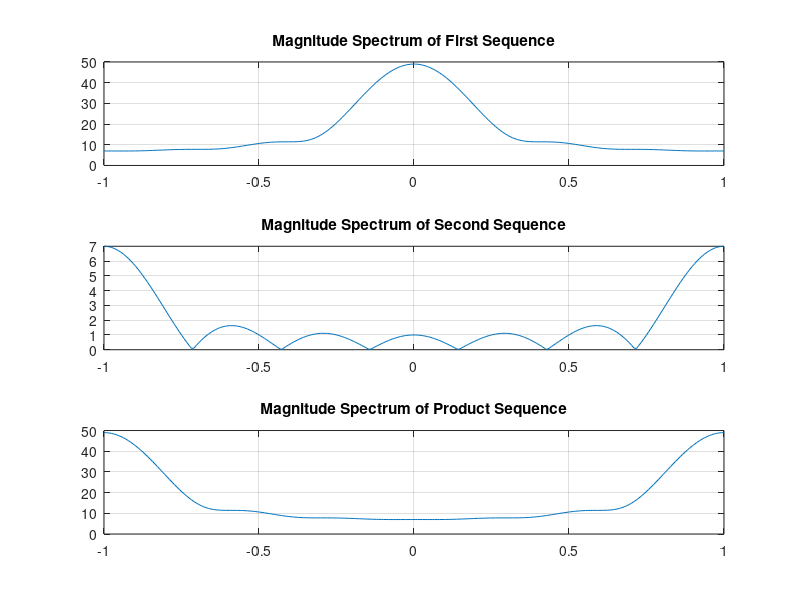

The MATLAB script that drew this image:
% Program P3_5
% Modulation Property of DTFT
clf;
w = -pi:2*pi/255:pi;
x1 = [1 3 5 7 9 11 13  ];
x2 = [1 -1 1 -1 1 -1 1  ];
y = x1.*x2;
h1 = freqz(x1, 1, w);
h2 = freqz(x2, 1, w);
h3 = freqz(y,1,w);
subplot(3,1,1)
plot(w/pi,abs(h1));grid
title('Magnitude Spectrum of First Sequence')
subplot(3,1,2)
plot(w/pi,abs(h2));grid
title('Magnitude Spectrum of Second Sequence')
subplot(3,1,3)
plot(w/pi,abs(h3));grid
title('Magnitude Spectrum of Product Sequence')
